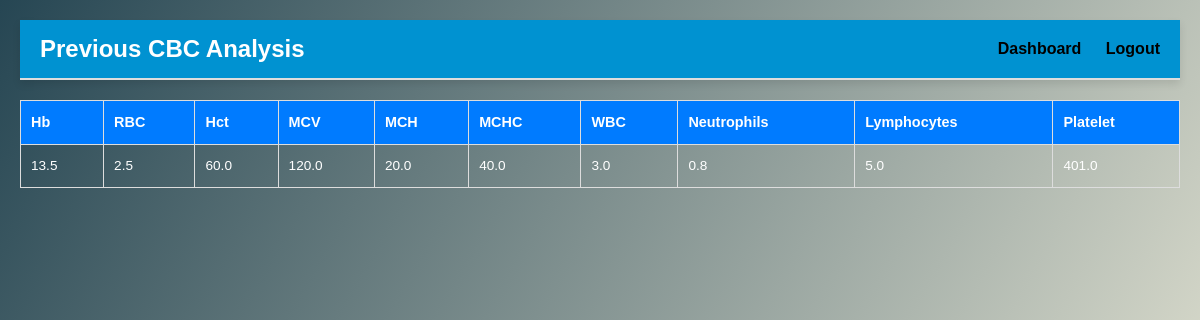
The page /cbc_analysis (signed in) on the database its author committed.
### tables this page shows
CREATE TABLE cbc_results (
            id INTEGER PRIMARY KEY AUTOINCREMENT,
            user_id INTEGER NOT NULL,
            hb REAL NOT NULL,
            rbc REAL NOT NULL,
            hct_pcv REAL NOT NULL,
            mcv REAL NOT NULL,
            mch REAL NOT NULL,
            mchc REAL NOT NULL,
            wbc REAL NOT NULL,
            neutrophils REAL NOT NULL,
            lymphocytes REAL NOT NULL,
            platelet REAL NOT NULL,
            FOREIGN KEY (user_id) REFERENCES users (id)
        );

### app.py (the view)
@app.route("/cbc_analysis")
def cbc_analysis():
    if 'user_id' not in session:
        flash('Please log in to access this feature.', 'warning')
        return redirect(url_for('login'))
    user_id = session['user_id']
    connection = get_db_connection()
    cursor = connection.cursor()
    cursor.execute("SELECT * FROM cbc_results WHERE user_id = ?", (user_id,))
    rows = cursor.fetchall()
    connection.close()
    results = []
    for row in rows:
        results.append({
            'hb': row['hb'],
            'rbc': row['rbc'],
            'hct_pcv': row['hct_pcv'],
            'mcv': row['mcv'],
            'mch': row['mch'],
            'mchc': row['mchc'],
            'wbc': row['wbc'],
            'neutrophils': row['neutrophils'],
            'lymphocytes': row['lymphocytes'],
            'platelet': row['platelet'],
        })
    return render_template("cbc_analysis.html", results=results)

### app.py (called while the page is built)
def get_db_connection():
    connection = sqlite3.connect('hrcbc_app.db')
    connection.row_factory = sqlite3.Row
    return connection

### templates/cbc_analysis.html (shortened to what this page needs)
<!DOCTYPE html>
<html lang="en">
<head>
    <link rel="stylesheet" href="/static/styles.css">
</head>
<body>
    <header>
        <h1>Previous CBC Analysis</h1>
        <div class="nav-links">
            <a href="/dashboard">Dashboard</a>
            <a href="/logout">Logout</a>
        </div>
    </header>
    <table>
        <thead>
            <tr>
                <th>Hb</th>
                <th>RBC</th>
                <th>Hct</th>
                <th>MCV</th>
                <th>MCH</th>
                <th>MCHC</th>
                <th>WBC</th>
                <th>Neutrophils</th>
                <th>Lymphocytes</th>
                <th>Platelet</th>
            </tr>
        </thead>
        <tbody>
            {% for result in results %}
            <tr>
                <td>{{ result['hb'] }}</td>
                <td>{{ result['rbc'] }}</td>
                <td>{{ result['hct_pcv'] }}</td>
                <td>{{ result['mcv'] }}</td>
                <td>{{ result['mch'] }}</td>
                <td>{{ result['mchc'] }}</td>
                <td>{{ result['wbc'] }}</td>
                <td>{{ result['neutrophils'] }}</td>
                <td>{{ result['lymphocytes'] }}</td>
                <td>{{ result['platelet'] }}</td>
            </tr>
            {% endfor %}
        </tbody>
    </table>
</body>
</html>

### static/styles.css (style rules this page uses)
* { margin: 0; padding: 0; box-sizing: border-box; }
body { font-family: 'Roboto', Arial, sans-serif; background: linear-gradient(120deg, #264653, #f4f1de); color: white; line-height: 1.6; height: 100vh; display: flex; flex-direction: column; }
header { background-color: #2a9d8f; color: white; padding: 2rem 3rem; display: flex; justify-content: space-between; align-items: center; box-shadow: 0 4px 8px rgba(0, 0, 0, 0.1); }

### templates/cbc_analysis.html (style rules this page uses)
body { font-family: Arial, sans-serif; margin: 0; padding: 0; }
header { background-color: #0092d1; padding: 10px 20px; display: flex; justify-content: space-between; align-items: center; border-bottom: 2px solid #ddd; }
header h1 { margin: 0; font-size: 1.5rem; }
.nav-links a { margin-left: 20px; text-decoration: none; color: #000000; font-weight: bold; }
table { width: 100%; border-collapse: collapse; margin: 20px 0; }
table thead { background-color: #007BFF; color: white; }
table th, table td { text-align: left; padding: 10px; border: 1px solid #ddd; }
th { text-transform: capitalize; font-size: 0.9rem; }
td { font-size: 0.85rem; white-space: nowrap; }
body { max-width: 1200px; margin: auto; padding: 20px; }

### rows shown on the page
cbc_results: hb "13.5", rbc "2.5", hct_pcv "60.0", mcv "120.0", mch "20.0", mchc "40.0", wbc "3.0", neutrophils "0.8", lymphocytes "5.0", platelet "401.0"
